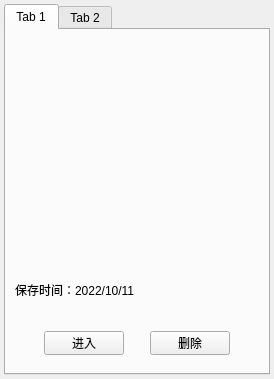
<?xml version="1.0" encoding="UTF-8"?>
<ui version="4.0">
 <class>Saves_Unit</class>
 <widget class="qMRMLWidget" name="Saves_Unit">
  <property name="geometry">
   <rect>
    <x>0</x>
    <y>0</y>
    <width>274</width>
    <height>379</height>
   </rect>
  </property>
  <property name="styleSheet">
   <string notr="true"/>
  </property>
  <layout class="QHBoxLayout" name="horizontalLayout_2">
   <property name="leftMargin">
    <number>4</number>
   </property>
   <property name="topMargin">
    <number>4</number>
   </property>
   <property name="rightMargin">
    <number>4</number>
   </property>
   <property name="bottomMargin">
    <number>4</number>
   </property>
   <item>
    <widget class="QTabWidget" name="tabWidget">
     <widget class="QWidget" name="tab">
      <attribute name="title">
       <string>Tab 1</string>
      </attribute>
      <layout class="QHBoxLayout" name="horizontalLayout_4">
       <property name="leftMargin">
        <number>0</number>
       </property>
       <property name="topMargin">
        <number>0</number>
       </property>
       <property name="rightMargin">
        <number>0</number>
       </property>
       <property name="bottomMargin">
        <number>0</number>
       </property>
       <item>
        <widget class="QWidget" name="widget" native="true">
         <layout class="QVBoxLayout" name="verticalLayout_2" stretch="0,0,1">
          <property name="spacing">
           <number>20</number>
          </property>
          <item>
           <widget class="QLabel" name="label_3">
            <property name="text">
             <string/>
            </property>
           </widget>
          </item>
          <item>
           <widget class="QLabel" name="label_4">
            <property name="text">
             <string/>
            </property>
           </widget>
          </item>
          <item>
           <layout class="QVBoxLayout" name="verticalLayout" stretch="0,0,0">
            <item>
             <widget class="QLabel" name="label_2">
              <property name="minimumSize">
               <size>
                <width>200</width>
                <height>150</height>
               </size>
              </property>
              <property name="text">
               <string/>
              </property>
             </widget>
            </item>
            <item>
             <layout class="QHBoxLayout" name="horizontalLayout">
              <item>
               <widget class="QLabel" name="label">
                <property name="text">
                 <string>保存时间：2022/10/11</string>
                </property>
                <property name="alignment">
                 <set>Qt::AlignLeading|Qt::AlignLeft|Qt::AlignVCenter</set>
                </property>
                <property name="wordWrap">
                 <bool>true</bool>
                </property>
               </widget>
              </item>
             </layout>
            </item>
            <item>
             <widget class="QWidget" name="widget_2" native="true">
              <layout class="QVBoxLayout" name="verticalLayout_3">
               <property name="leftMargin">
                <number>0</number>
               </property>
               <property name="topMargin">
                <number>0</number>
               </property>
               <property name="rightMargin">
                <number>0</number>
               </property>
               <property name="bottomMargin">
                <number>0</number>
               </property>
               <item>
                <widget class="QWidget" name="widget_3" native="true">
                 <layout class="QHBoxLayout" name="horizontalLayout_3">
                  <item>
                   <spacer name="horizontalSpacer_4">
                    <property name="orientation">
                     <enum>Qt::Horizontal</enum>
                    </property>
                    <property name="sizeHint" stdset="0">
                     <size>
                      <width>40</width>
                      <height>20</height>
                     </size>
                    </property>
                   </spacer>
                  </item>
                  <item>
                   <widget class="QPushButton" name="btn_enter">
                    <property name="minimumSize">
                     <size>
                      <width>80</width>
                      <height>24</height>
                     </size>
                    </property>
                    <property name="maximumSize">
                     <size>
                      <width>80</width>
                      <height>24</height>
                     </size>
                    </property>
                    <property name="text">
                     <string>进入</string>
                    </property>
                   </widget>
                  </item>
                  <item>
                   <spacer name="horizontalSpacer_5">
                    <property name="orientation">
                     <enum>Qt::Horizontal</enum>
                    </property>
                    <property name="sizeHint" stdset="0">
                     <size>
                      <width>40</width>
                      <height>20</height>
                     </size>
                    </property>
                   </spacer>
                  </item>
                  <item>
                   <widget class="QPushButton" name="btn_delete">
                    <property name="minimumSize">
                     <size>
                      <width>80</width>
                      <height>24</height>
                     </size>
                    </property>
                    <property name="maximumSize">
                     <size>
                      <width>80</width>
                      <height>24</height>
                     </size>
                    </property>
                    <property name="text">
                     <string>删除</string>
                    </property>
                   </widget>
                  </item>
                  <item>
                   <spacer name="horizontalSpacer_6">
                    <property name="orientation">
                     <enum>Qt::Horizontal</enum>
                    </property>
                    <property name="sizeHint" stdset="0">
                     <size>
                      <width>40</width>
                      <height>20</height>
                     </size>
                    </property>
                   </spacer>
                  </item>
                 </layout>
                </widget>
               </item>
              </layout>
             </widget>
            </item>
           </layout>
          </item>
         </layout>
        </widget>
       </item>
      </layout>
     </widget>
     <widget class="QWidget" name="tab_2">
      <attribute name="title">
       <string>Tab 2</string>
      </attribute>
     </widget>
    </widget>
   </item>
  </layout>
 </widget>
 <customwidgets>
  <customwidget>
   <class>qMRMLWidget</class>
   <extends>QWidget</extends>
   <header>qMRMLWidget.h</header>
   <container>1</container>
  </customwidget>
 </customwidgets>
 <resources/>
 <connections/>
</ui>
